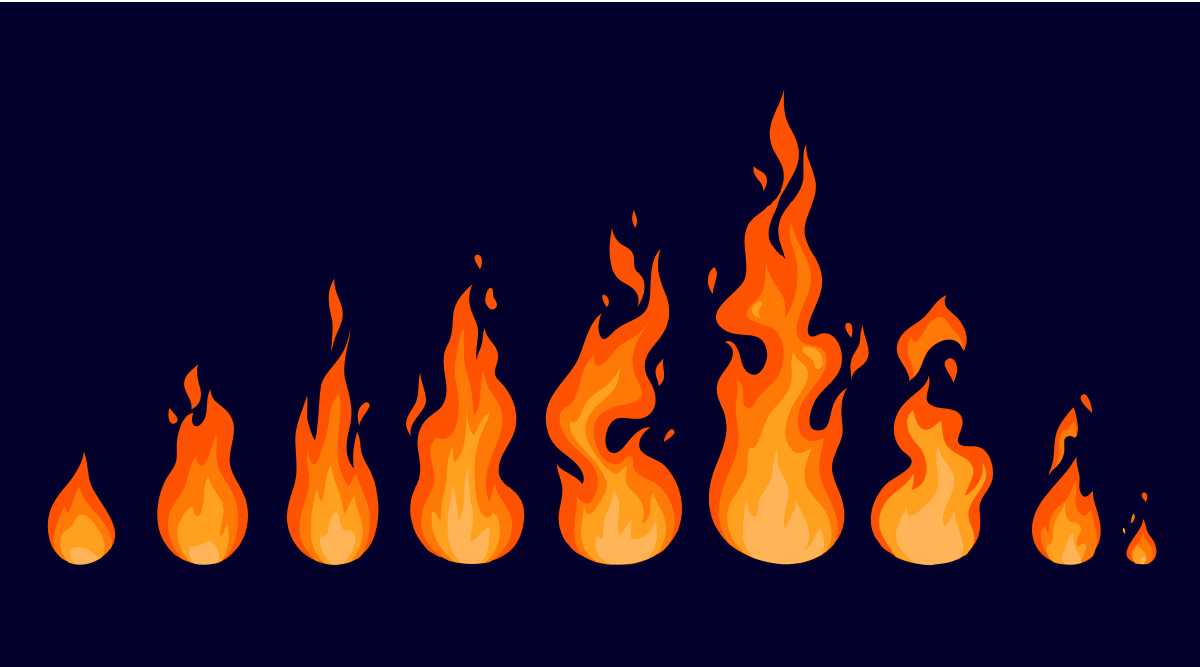
#> input picture assets/effects/fire/fire_sheet.png, 3600 x 1999 px (shown at 1/3 size)
$ python -i gif2png.py   (imports and definitions only)
#> lines starting #> are read from the running program, lines starting #| are printed output that depends on the picture
### sheet2pngs.py
from PIL import Image
from PIL import ImageDraw
import numpy as np
from pathlib import Path

# [16 lines left out: function measuring_tape, not called in this run]

def make_transparent(frame, transparent_color=(222,222,222), window_size=2):
    '''
    replace transparent_color with transparent pixels

    Parameters:
    -----------
    frame: PIL.Image
        image to be processed (RGBA)

    transparent_color: tuple
        color to be replaced with transparent pixels

    window_size: int
        size of window to search for transparent_color
    '''
    assert frame.mode == 'RGBA', "frame must be RGBA"
    array = np.array(frame)
    window_size = 2
    for y in range(array.shape[0]):
        for x in range(array.shape[1]):
            win_xmin = max(0, x - window_size)
            win_xmax = min(array.shape[1], x + window_size)
            win_ymin = max(0, y - window_size)
            win_ymax = min(array.shape[0], y + window_size)
            R = array[win_ymin:win_ymax, win_xmin:win_xmax, 0]
            G = array[win_ymin:win_ymax, win_xmin:win_xmax, 1]
            B = array[win_ymin:win_ymax, win_xmin:win_xmax, 2]
            if transparent_color[0] in R and transparent_color[1] in G and transparent_color[2] in B:
                array[y, x, :] = [255, 255, (transparent_color[2]+1)%255, 0]
            else:
                pass
    return Image.fromarray(array)

def strip_frame(frame):
    '''
    remove transparent pixels from frame

    Parameters:
    -----------
    frame: PIL.Image
        image to be processed (RGBA)
    '''
    assert frame.mode == 'RGBA', "frame must be RGBA"
    array = np.array(frame)
    mask = array[:, :, 3] != 0
    xmin = np.min(np.where(mask)[1])
    xmax = np.max(np.where(mask)[1])
    ymin = np.min(np.where(mask)[0])
    ymax = np.max(np.where(mask)[0])
    array = array[ymin:ymax, xmin:xmax, :]
    return Image.fromarray(array)

# [87 lines left out: functions sprite_splitter, fire, viking, not called in this run]

# [2 lines that do not run on import are left out]

### gif2png.py
from PIL import Image
import numpy as np
from pathlib import Path
from sheet2pngs import strip_frame, make_transparent

def gif_splitter(gif_path, crop_window=(170, 75, 450, 295), transparent_color=None):
#> called with gif_path = 'assets/effects/fire/fire_sheet.png', crop_window = (170, 75, 450, 295)
    path = Path(gif_path)
    gif = Image.open(path)
#> gif is the input picture: PIL image 3600x1999 RGBA; mean R, G, B, A 45, 20.9, 39.4, 254.2

    # extract all frames
    frames = []
    for i in range(gif.n_frames):
        gif.seek(i)
        frame = gif.copy().convert("RGBA")
        # crop
        if crop_window:
            frame = frame.crop(crop_window)
        # frame.show()
        # break
        # replace (222,222,222) with transparent pixels
        frame = make_transparent(frame)
        frames.append(frame)

        frame_red = strip_frame(frame)
        # save frames as png
        frame_path = path.parent / f"{path.parent.stem}_{i:02d}.png"
        frame_red.save(frame_path)
#> this loop made 1 pass
#> (xmin in strip_frame, xmax in strip_frame, ymin in strip_frame, ymax in strip_frame) on pass 1: (0, 279, 0, 219)
#> pass 1, in gif_splitter, `frame = frame.crop(crop_window)`:
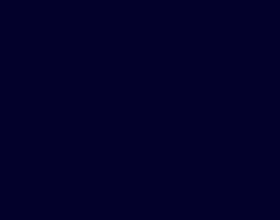
#> frame: PIL image 280x220 RGBA; mean R, G, B, A 3, 1, 43, 255
#> after the loop, frames = 1 item


    # export as gif
    # remove alpha channel
    frames = [frame.convert("RGB") for frame in frames]
    frames[0].save(path.parent / (path.parent.stem + '_new.gif'), append_images=frames[1:], save_all=True, duration=100, loop=0)


# [3 lines not run here, left out]

>>> result = gif_splitter('assets/effects/fire/fire_sheet.png')
